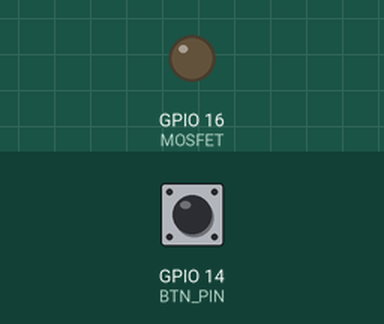
This sketch was run on a simulated ESP8266 (NodeMCU). Parts: output pins drawn as LEDs (lit = HIGH). The test bench sets the inputs (shaded band); at power-on: GPIO 14 (BTN_PIN) HIGH. WiFi joins after 1.5 s; servers stay silent unless stated; what the sketch prints to the serial monitor is not drawn.

Above: at 2.7 s.
2.8 s: GPIO 14 (BTN_PIN) pulled LOW for 0.15 s
At 4.6 s:
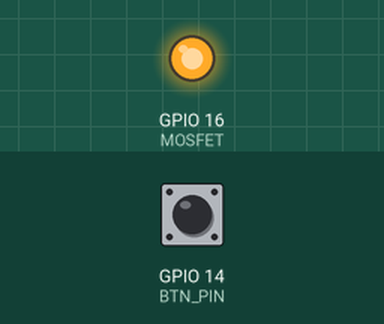
Timing chart, 0 to 6.1 s (numbered marks = the images above; inputs shaded):
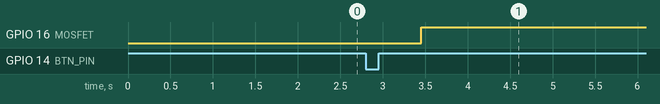

Measured:
- after the input at 2.8 s, GPIO 16 (MOSFET): LOW → HIGH after 0.65 s

The sketch:

electric_curtains.ino
```cpp
//Константы
#define WIFI_SSID "tplink_123"
#define WIFI_PASS "17475792"
#define BTN_PIN 14  // пин кнопки
#define MOSFET 16   // пин мосфета
bool KEY=1;

//Библиотеки
#include <ESP8266WiFi.h>
#include <GyverButton.h>
GButton butt1(BTN_PIN);

void setup() {
  Serial.begin(9600);
  WiFi.begin(WIFI_SSID, WIFI_PASS);
  while (WiFi.status() != WL_CONNECTED) {
    delay(500);
    Serial.print(".");
  }
  Serial.println("Connected");
  Serial.println(WiFi.localIP());
  // Подключение пинов
  pinMode(MOSFET, OUTPUT);
  // pinMode(2,INPUT); //пин фотоэнкодера
}

void loop() {
  butt1.tick();  // опрос кнопки
  if (butt1.isSingle()) {
    Serial.println("1");
    digitalWrite(MOSFET, KEY);
    KEY=!KEY;
  }
}
```
